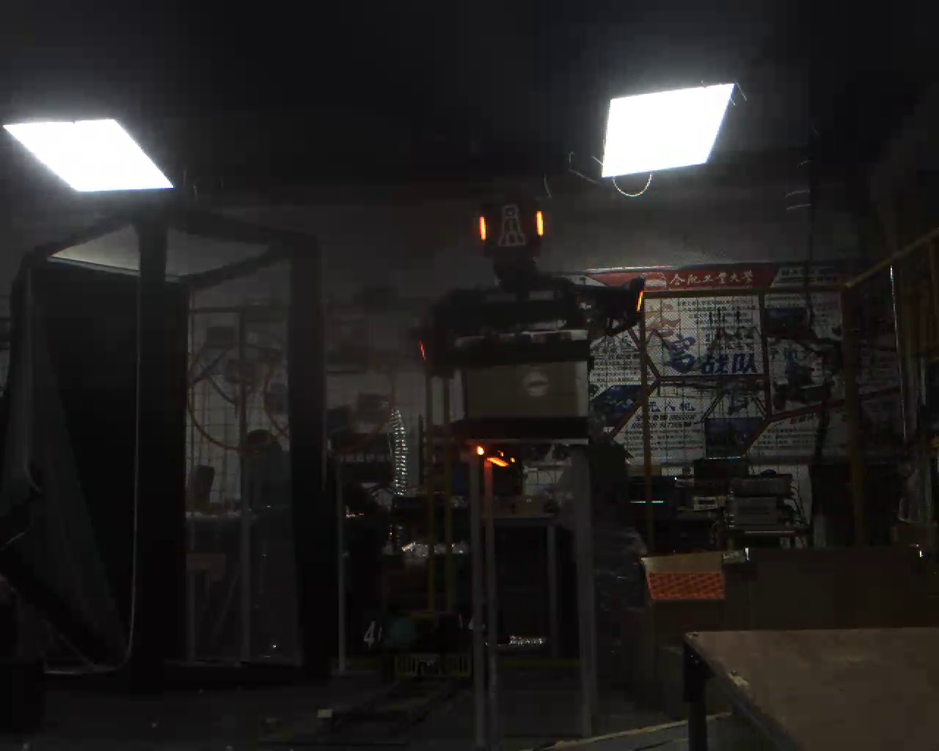
//> input picture images/outpost_frame.png, 939 x 751 px, shrunk from 1280 x 1024 before the run
$ ./main images/outpost_frame.png   (built with g++ and OpenCV 4)
//> lines starting //> are read from the running program, lines starting //| are printed output that depends on the picture; after the words box and inside, x2 and y2 are one past the last pixel; in counts of white or black regions, pixels touching at a corner belong together
### armor_detection.h
#ifndef ARMOR_DETECTION_H
#define ARMOR_DETECTION_H

#include <opencv2/opencv.hpp>
#include <vector>

struct LightBar {
    cv::RotatedRect rect;
    int id;
};

struct Armor{
    cv::Rect boundingBox;
    cv::Point2f center;
    std::vector<cv::Point2f> corners;
    bool isValid;
};

bool BarDetection(const std::vector<cv::Point>& BarContour);
bool ArmorDetection(const LightBar& bar1, const LightBar& bar2);
void SortPoints(cv::Point2f* corners);
std::vector<Armor> detectArmor(const cv::Mat& image, cv::Mat& debugMask, std::vector<LightBar>& debugBars);

#endif

### armor_detection.cpp
#include "armor_detection.h"
#include <opencv2/opencv.hpp>
#include <opencv2/imgproc.hpp>
#include <opencv2/geometry.hpp>
#include <algorithm>
#include <iostream>
#include <string>

// 灯条提取函数
bool BarDetection(const std::vector<cv::Point>& BarContour){
    double area = cv::contourArea(BarContour);
    if (area < 25.0)  {return false;}                           // 筛掉细小光点
    cv::RotatedRect rectangle = cv::minAreaRect(BarContour);
    float width = rectangle.size.width;
    float height = rectangle.size.height;
    float maxLen = std::max(width, height);
    float minLen = std::min(width, height);
    if (minLen < 1.0f)  {return false;}
    float ratio = maxLen / minLen;
    if (ratio < 2.0f || ratio > 10.0f)  {return false;}         // 筛选掉长宽比异常的灯条
    else {return true;}
}

// 灯条配对函数: 筛选出装甲板两侧的灯条
bool ArmorDetection(const LightBar& bar1, const LightBar& bar2){
    cv::Point2f c1 = bar1.rect.center;                          // 定义两灯条的中心点
    cv::Point2f c2 = bar2.rect.center;
    float len1 = std::max(bar1.rect.size.width, bar1.rect.size.height);
    float len2 = std::max(bar2.rect.size.width, bar2.rect.size.height);
    float aveLen = (len1 + len2) / 2.0f;
    float LenRatio = len1 / len2;
    if (LenRatio < 0.8f || LenRatio > 1.25f) {return false;}    // 如果两灯条长度差距太大会被筛掉
    if (std::abs(c1.y - c2.y) > aveLen * 0.5f) {return false;}  // 如果两灯条高度差太大会被筛掉
    float disRatio = std::abs(c1.x - c2.x) / aveLen;
    if (disRatio < 1.2f || disRatio > 4.0f) {return false;}     // 两灯条间距与两灯条的平均长度的比值符合要求则会被识别为装甲板
    else {return true;}
}

// 四点排序函数:
void SortPoints(cv::Point2f* corners){
    cv::Point2f sorted[4];                                      // 定义中间量数组，用于接收点的顺序
    float minSum = 5000.0f, maxSum = -5000.0f;
    float minDif = 5000.0f, maxDif = -5000.0f;
    int n1 = 0, n2 = 0, n3 = 0, n4 = 0;
    for (int i = 0; i < 4; i++){
        float sum = corners[i].x + corners[i].y;
        float dif = corners[i].x - corners[i].y;
        if (sum < minSum) {minSum = sum; n1 = i;}
        if (dif > maxDif) {maxDif = dif; n2 = i;}
        if (sum > maxSum) {maxSum = sum; n3 = i;}
        if (dif < minDif) {minDif = dif; n4 = i;}
    }
    sorted[0] = corners[n1];                                     // min(x+y)对应左上点corners[0]
    sorted[1] = corners[n2];                                     // max(x-y)对应右上点corners[1]
    sorted[2] = corners[n3];                                     // max(x+y)对应右下点corners[2]
    sorted[3] = corners[n4];                                     // min(x-y)对应左下点corners[3]
    for (int i = 0; i < 4; i++) {corners[i] = sorted[i];}
}

// 核心功能: 单帧图片处理函数，实现输入一帧图像即识别图片中的装甲板并输出装甲板数据
std::vector<Armor> detectArmor(const cv::Mat& image, cv::Mat& debugMask, std::vector<LightBar>& debugBars){
    std::vector<Armor> armors;                                   // 图中可能会有多个装甲板
    std::vector<LightBar> bars;                                  // 定义能储存多组灯条数据的数组

    cv::Mat hsvImage, mask;
    cv::cvtColor(image, hsvImage, cv::COLOR_BGR2HSV);            // 转HSV图
    cv::Scalar lowerOrange(10, 20, 175);
    cv::Scalar upperOrange(35, 255, 255);
    cv::inRange(hsvImage, lowerOrange, upperOrange, mask);       // 图像颜色过滤
    cv::Mat remask = mask.clone();
    cv::Mat closeKernel = cv::getStructuringElement(cv::MORPH_RECT, cv::Size(5,5));
    cv::morphologyEx(remask, remask, cv::MORPH_CLOSE, closeKernel);                  // 形态学操作
    std::vector<std::vector<cv::Point>> contours;
    cv::findContours(remask, contours, cv::RETR_EXTERNAL, cv::CHAIN_APPROX_SIMPLE);  // 提取灯条轮廓
    debugMask = remask.clone();                                                      // 将灯条初步筛选图像输出

    int Id = 0;
    for (const auto& contour: contours){
        cv::RotatedRect rect = cv::minAreaRect(contour);
        if (BarDetection(contour) == false) {continue;}                              // 筛选灯条
        cv::Point2f LightCorners[4];
        rect.points(LightCorners);
        LightBar bar;
        bar.rect = rect;
        bar.id = Id++;                                                               // 给四点标号
        bars.push_back(bar);                                                         // 将灯条信息存入数组
    }
    debugBars = bars;                                                                // 将所有灯条的信息输出

    for (size_t i = 0; i < bars.size(); i++){
        for (size_t j = i+1; j < bars.size(); j++){                                  // 让灯条两两配对
            if (ArmorDetection(bars[i], bars[j]) == false) {continue;}               // 筛选出配对成功的灯条进行后续操作
            std::vector<cv::Point2f> allPoints;                                      // 将两个灯条的八个顶点存入数组
            cv::Point2f corners_1[4], corners_2[4];
            bars[i].rect.points(corners_1);
            bars[j].rect.points(corners_2);
            for (int k = 0; k < 4; k++){
                allPoints.push_back(corners_1[k]);
                allPoints.push_back(corners_2[k]);
            }
            cv::RotatedRect armorRect = cv::minAreaRect(allPoints);                  // 用最小矩形框框住八个顶点，即为框住装甲板
            cv::Point2f armorCorners[4];
            armorRect.points(armorCorners);
            SortPoints(armorCorners);                                                // 对装甲板外框的四个顶点进行排序
            Armor armor;                                                             // 对装甲板数组进行实例化对象
            armor.center = armorRect.center;
            armor.boundingBox = cv::boundingRect(allPoints);
            armor.isValid = true;
            for (int k = 0; k < 4; k++)  {armor.corners.push_back(armorCorners[k]);} // 将每个装甲板的数据存入实例化对象
            armors.push_back(armor);                                                 // 将每个装甲板数据存入数组
            break;                                                                   // 防止已经配对好的灯条与第三个灯条配对
        }
    }
    return armors;                                               // 输出所有装甲板的相关数据
}

### main.cpp
#include "armor_detection.h"
#include <opencv2/opencv.hpp>
#include <opencv2/imgproc.hpp>
#include <opencv2/geometry.hpp>
#include <algorithm>
#include <iostream>
#include <string>
#include <windows.h>

int main(int argc, char**argv){
    SetConsoleOutputCP(CP_UTF8);
    if (argc < 2){
        std::cerr << "\n【错误】你没有输入图片路径！" << "\n";
        std::cout << "正确用法示例: " << argv[0] << " images/outpost_frame.png" << "\n";
        return -1;
    }
    cv::Mat image = cv::imread(argv[1], cv::IMREAD_COLOR);                                     // 读取图片
//> image is the input picture: 751 rows x 939 cols, CV_8UC3; mean B, G, R 32.7, 33.5, 35.4
    if (image.empty()){
        std::cerr << "\n【错误】 图片读取失败！请检查路径和文件名。" << "\n";
        return -1;
    }
    std::cout << "\n图片读取成功！" << "\n";
    std::cout << "图片大小为: " << image.size() << "\n";
//| 图片大小为: [939 x 751]
    std::cout << "图片通道数为: " << image.channels() << "\n\n";
//| 图片通道数为: 3

    cv::Mat debugMask;
    std::vector<LightBar> debugBars;
    std::vector<Armor> armors = detectArmor(image, debugMask, debugBars);                      // 输入单帧图，输出图中装甲板数据
//> in detectArmor, `cv::cvtColor(image, hsvImage, cv::COLOR_BGR2HSV);`: hsvImage: 751 rows x 939 cols, CV_8UC3; mean H, S, V 66.9, 41.9, 36.4
//> in detectArmor, `cv::inRange(hsvImage, lowerOrange, upperOrange, mask);`:
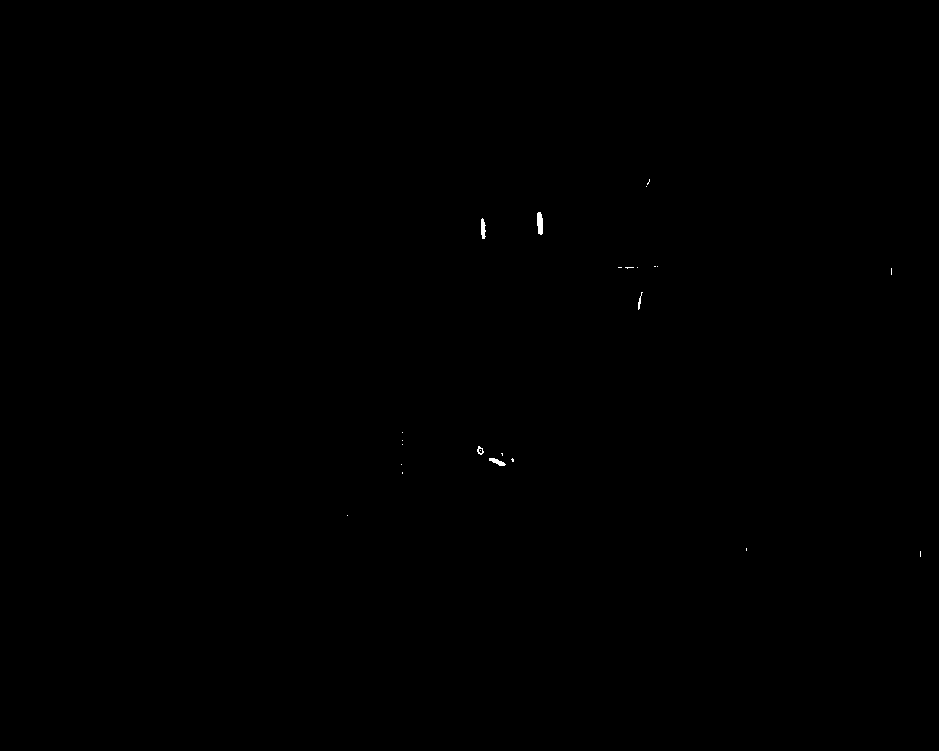
//> mask: 751 rows x 939 cols, CV_8UC1; 0.06% white; 24 white regions (19 under 20 px), largest, box (x1, y1, x2, y2) and area: (537, 212, 543, 235) 117, (481, 218, 486, 239) 78, (489, 458, 506, 466) 69, (638, 292, 643, 310) 32, (477, 446, 484, 455) 31
//> in detectArmor, `cv::morphologyEx(remask, remask, cv::MORPH_CLOSE, closeKernel);`: remask: 751 rows x 939 cols, CV_8UC1; 0.06% white; 19 white regions (13 under 20 px)
//> in detectArmor, `cv::findContours(remask, contours, cv::RETR_EXTERNAL, cv::CHAIN_APPROX..`: contours = 19 contours, 15 with area under 20; largest, box (x1, y1, x2, y2) and area: (537, 212, 543, 235) 92, (481, 218, 486, 239) 64, (489, 458, 506, 466) 52, (477, 446, 484, 455) 31
//> the loop in detectArmor, `for (const auto& contour: contours)` made 19 passes
//> (area in BarDetection, width in BarDetection, height in BarDetection, maxLen in BarDetection, minLen in BarDetection, ratio in BarDetection, bar.rect, bar.id) on passes 16 to 17: (64, 20, 4, 20, 4, 5, centre (483, 228), size (20, 4), angle -90, 1), (92, 22, 5, 22, 5, 4.4, centre (539.5, 223), size (22, 5), angle -90, 2)
//> (area in BarDetection, width in BarDetection, height in BarDetection, maxLen in BarDetection, minLen in BarDetection, ratio in BarDetection, bar.rect) on pass 7: (51.5, 4.92, 16.99, 16.99, 4.92, 3.45, centre (496.9, 461.2), size (4.9, 17), angle -63.4)
//> after the loop in detectArmor, `for (const auto& contour: contours)`: Id = 3
//> debugBars = 3 items; armors = 1 item
    cv::imwrite("output/mask.png", debugMask);
    cv::Mat light_candidates = image.clone();
    for (const auto& bar: debugBars){                                                          // 画灯条候选图
        cv::Point2f corners[4];
        bar.rect.points(corners);
        for (int k = 0; k < 4; k++){
            cv::line(light_candidates, corners[k], corners[(k+1)%4], cv::Scalar(0,255,0), 1);
        }
        cv::putText(light_candidates, std::to_string(bar.id), bar.rect.center, cv::FONT_HERSHEY_SIMPLEX, 0.5, cv::Scalar(0,255,255), 1);
    }
//> this loop made 3 passes
    cv::imwrite("output/light_candidates.png", light_candidates);

    cv::Mat targetImage = image.clone();
    for (const auto& armor: armors){                                                           // 根据装甲板数据画出装甲板外框
        for (int k = 0; k < 4; k++){
            cv::line(targetImage, armor.corners[k], armor.corners[(k+1)%4], cv::Scalar(0,0,255), 1);
            cv::putText(targetImage, std::to_string(k), armor.corners[k], cv::FONT_HERSHEY_SIMPLEX, 0.5, cv::Scalar(255,150,0), 1);
        }
        cv::circle(targetImage, armor.center, 4, cv::Scalar(0,0,255), -1);
        std::cout << "--------------装甲板" << armors.size() << "----------------\n";          // 打印装甲板相关信息
        std::cout << "外接框信息如下:\n";
        std::cout << "中心点坐标为: " << armor.center << "\n";
        std::cout << "四个顶点坐标为:\n";
        std::cout << "  左上角: " << armor.corners[0] << "\n";
        std::cout << "  右上角: " << armor.corners[1] << "\n";
        std::cout << "  左下角: " << armor.corners[3] << "\n";
        std::cout << "  右下角: " << armor.corners[2] << "\n";
        std::cout << "-------------------------------------\n";
    }
//> this loop made 1 pass
//| --------------装甲板1----------------
//| 外接框信息如下:
//| 中心点坐标为: [511.498, 224.965]
//| 四个顶点坐标为:
//|   左上角: [479.459, 216.038]
//|   右上角: [541.976, 211.651]
//|   左下角: [481.02, 238.279]
//|   右下角: [543.536, 233.892]
//| -------------------------------------
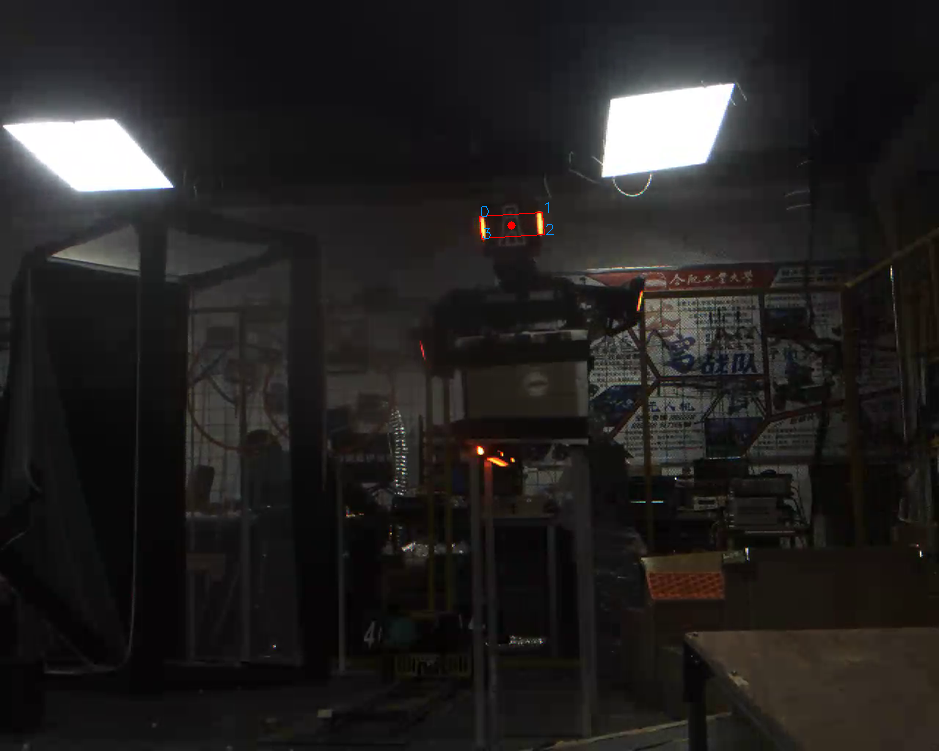
//> targetImage: 751 rows x 939 cols, CV_8UC3; 299 pixels changed, all inside (x1, y1, x2, y2) = (479, 202, 554, 239)
    cv::imwrite("output/target.png", targetImage);
    cv::namedWindow("Armor Detection", cv::WINDOW_NORMAL);
    cv::imshow("Armor Detection", targetImage);
    cv::waitKey(0);
    cv::destroyAllWindows;
    return 0;
}
